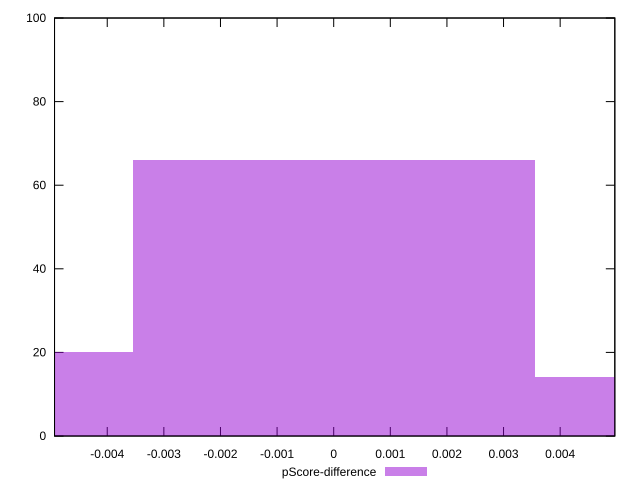

This chart was generated by the following gnuplot code:
reset

$pScoreDifference <<EOF
0.007097760750199868 14
0 66
-0.007097760750199868 20
EOF

set key outside below
set boxwidth 0.007097760750199868
set xrange [-0.004931016039498234:0.004965531871838791]
set yrange [0:100]
set trange [0:100]
set style fill transparent solid 0.5 noborder
set terminal svg size 640, 490 enhanced background rgb 'white'
set output "report_00019_2021-02-10T18-14-37.922Z//max-potential-fid/samples/pages+cached/pScore-difference/histogram.svg"

plot $pScoreDifference title "pScore-difference" with boxes

reset
